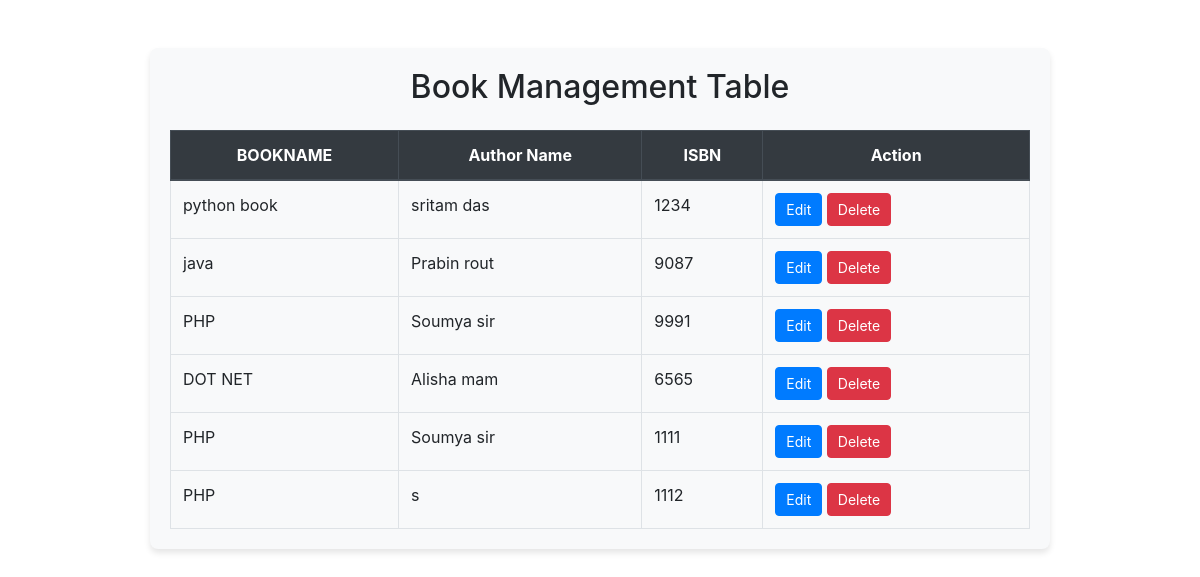
Page /staff/viewbook on the committed database.
### staff/models.py (models this page shows, shortened)
class add_Book(models.Model):
    ISBN_No = models.CharField(max_length=100, primary_key=True)
    Book_Name = models.CharField(max_length=100)
    Author_Name = models.CharField(max_length=100)

### staff/views.py (the view, shortened to what this page needs)
# urls.py: path('viewbook',viewbook,name="viewbook"),
def viewbook(request):
    obj = add_Book.objects.all()
    return render(request, 'viewBook.html', {'viewbook':obj})

### staff/templates/viewBook.html (shortened to what this page needs)
<!DOCTYPE html>
<html lang="en">
<head>
    <link href="https://maxcdn.bootstrapcdn.com/bootstrap/4.5.2/css/bootstrap.min.css" rel="stylesheet">
</head>
<body>
    <div class="container mt-5">
        <h2 class="text-center mb-4">Book Management Table</h2>
        <table class="table table-bordered table-hover">
            <thead class="thead-dark">
                <tr>
                    <th scope="col">BOOKNAME</th>
                    <th scope="col">Author Name</th>
                    <th scope="col">ISBN</th>
                    <th scope="col">Action</th>
                </tr>
            </thead>
            <tbody>
                {% for data in viewbook %}
                <tr>
                    <form method="post">
                        {% if request.POST.ISBN_No == data.ISBN_No and request.POST.btn == 'edit' %}
                            <td>
                                <input type="text" name="Book_Name" value="{{ data.Book_Name }}" class="form-control">
                            </td>
                            <td>
                                <input type="text" name="Author_Name" value="{{ data.Author_Name }}" class="form-control">
                            </td>
                            <td>
                                <input type="text" name="ISBN_No" value="{{ data.ISBN_No }}" class="form-control">
                            </td>
                            <td>
                                <input type="hidden" name="ISBN_No" value="{{ data.ISBN_No }}">
                                <button type="submit" name="btn" value="save" class="btn btn-success">Save</button>
                                <button type="submit" name="btn" value="cancel" class="btn btn-secondary">Cancel</button>
                            </td>
                        {% else %}
                            <td>{{ data.Book_Name }}</td>
                            <td>{{ data.Author_Name }}</td>
                            <td>{{ data.ISBN_No }}</td>
                            <td>
                                <button type="submit" name="btn" value="edit" class="btn btn-primary">Edit</button>
                                <button type="submit" name="btn" value="delete" class="btn btn-danger">Delete</button>
                            </td>
                        {% endif %}
                    </form>
                </tr>
                {% endfor %}
            </tbody>
        </table>
    </div>
</body>
</html>

### staff/templates/viewBook.html (style rules this page uses)
.container { max-width: 900px; background-color: #f8f9fa; padding: 20px; border-radius: 8px; box-shadow: 0px 4px 6px rgba(0, 0, 0, 0.1); }
.table { margin-bottom: 0; }
.thead-dark th { background-color: #343a40 !important; color: white; text-align: center; }
.btn { border-radius: 4px; font-size: 14px; padding: 5px 10px; }
.btn-primary { background-color: #007bff; border-color: #007bff; }
.btn-danger { background-color: #dc3545; border-color: #dc3545; }

### rows in the picture
add_Book: Book_Name "python book", Author_Name "sritam das", ISBN_No "1234"
add_Book: Book_Name "java", Author_Name "Prabin rout", ISBN_No "9087"
add_Book: Book_Name "PHP", Author_Name "Soumya sir", ISBN_No "9991"
add_Book: Book_Name "DOT NET", Author_Name "Alisha mam", ISBN_No "6565"
add_Book: Book_Name "PHP", Author_Name "Soumya sir", ISBN_No "1111"
add_Book: Book_Name "PHP", Author_Name "s", ISBN_No "1112"
